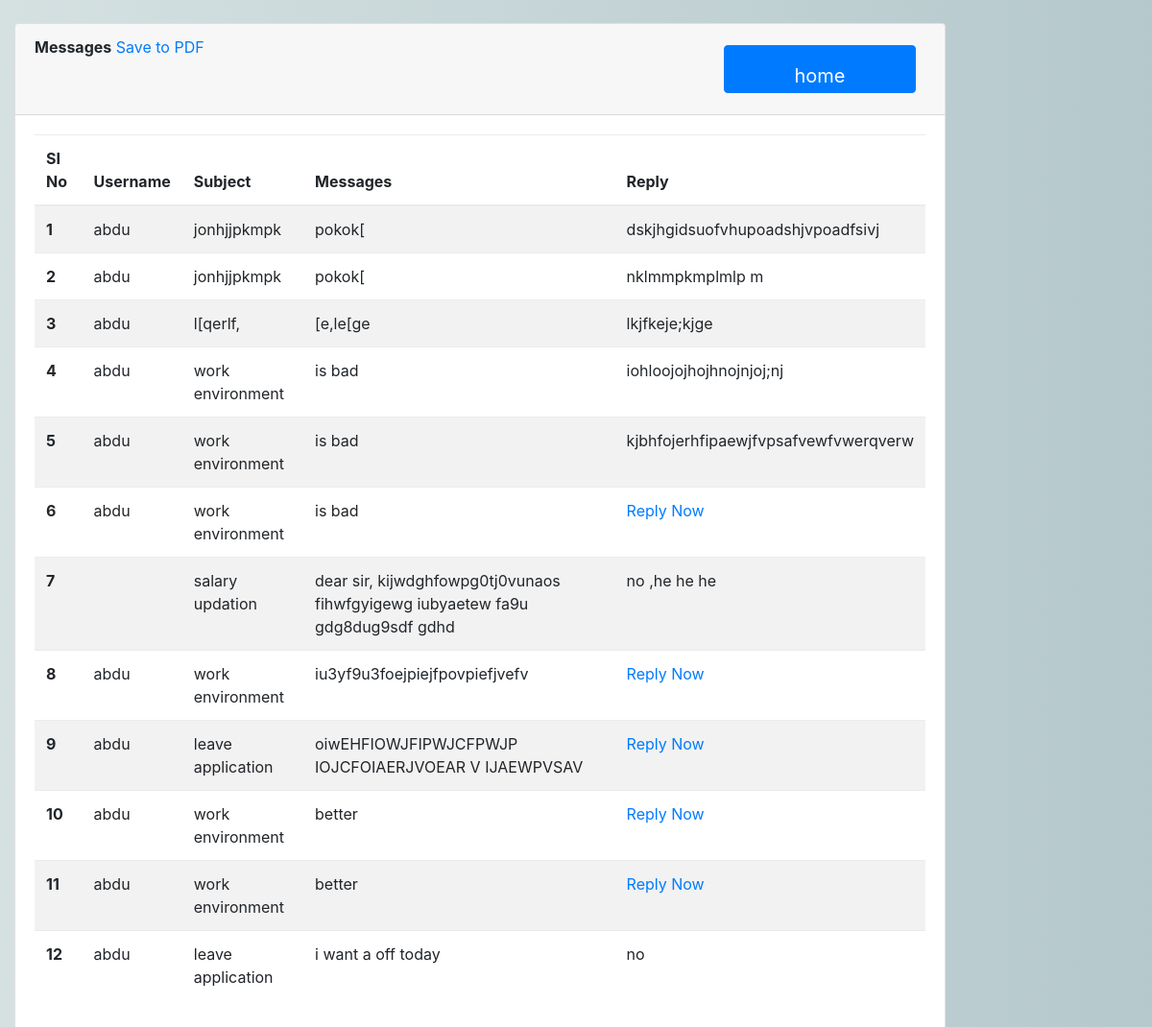
/Content_admin, run on an earlier commit of the app's database.
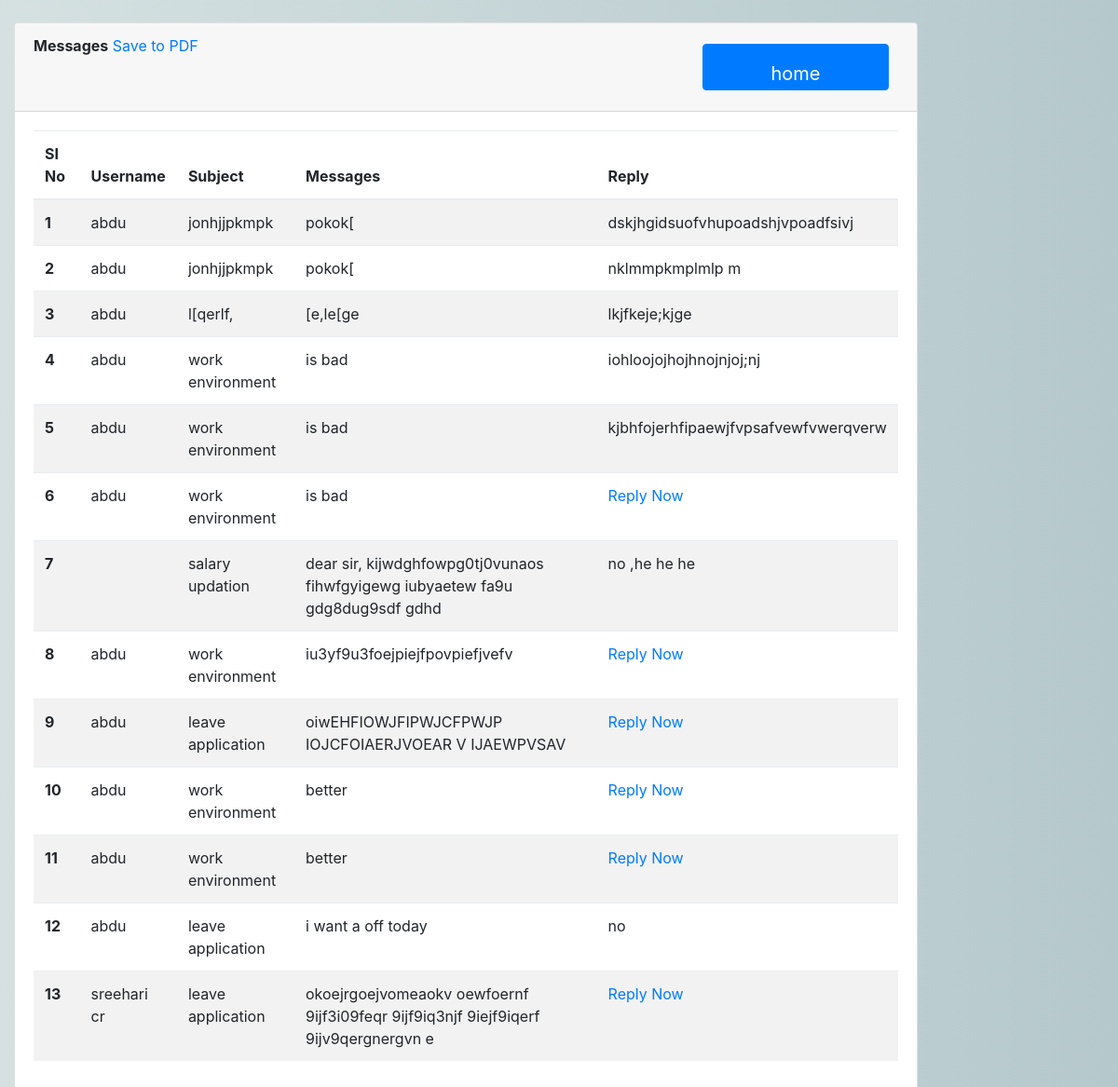
And on a later commit of the database.
### app/models.py (models this page shows, shortened)
class Content(models.Model):
    user= models.ForeignKey(Login, on_delete=models.DO_NOTHING)
    subject = models.CharField(max_length=200)
    content = models.TextField()
    reply = models.TextField(null=True, blank=True)

class Login(AbstractUser):
	is_user=models.BooleanField(default=False)
	email=models.EmailField(max_length=255,unique=True)
	USERNAME_FIELD ='email'
	REQUIRED_FIELDS = ['username']

class Employee(models.Model):
	user = models.OneToOneField(Login, on_delete=models.CASCADE, related_name='user')
	id = models.CharField(primary_key=True, max_length=10)
	name=models.CharField(max_length=50)
	contact_number = models.CharField(max_length=50)
	date_of_birth = models.CharField(max_length=50)
	date_of_joining = models.CharField(max_length=50)
	department = models.CharField(max_length=50)
	designation = models.CharField(max_length=50)
	gender = models.CharField(max_length=50, choices=sex_choice)
	team = models.CharField(max_length=50)
	def __str__(self):
		return self.name

### app/views.py (the view)
# urls.py: path('Content_admin',views.Content_admin,name='Content_admin'),
def Content_admin(request):
    n = Content.objects.all()
    return render(request, 'admintemp/content.html', {'Content': n})

### app/templates/admintemp/content.html (shortened to what this page needs)
{% extends 'base.html' %}
{% block content %}
<div class="col-lg-10">
    <div class="card">
        <div class="card-header">
            <strong class="card-title"> Messages</strong>
            <a href="{% url 'generate_pdf3' %}">Save to PDF</a>
            <a class="btn btn-primary"  href="{% url 'index' %}" style="font-size: 20px; margin-bottom: 10px;float:right">home</a>
        </div>
        <div class="card-body">
            <table class="table table-striped">
                <thead>
                <tr>
                    <th scope="col">SI No</th>
                    <th scope="col">Username</th>
                    <th scope="col">Subject</th>
                    <th scope="col">Messages</th>
                    <th scope="col">Reply</th>
                </tr>
                </thead>
                <tbody>
                {% for n in Content %}
                <tr>
                    <th scope="row">{{forloop.counter}}</th>
                    <td>{{n.user.user}}</td>
                    <td>{{n.subject}}</td>
                    <td>{{n.content}}</td>
                    <td>
                        {% if n.reply == None %}
                        <a href="{% url 'reply_Content' n.id %}">Reply Now</a>
                        {% else %}
                        {{n.reply}}
                        {% endif %}
                    </td>
                </tr>
                {% endfor %}
                </tbody>
            </table>
        </div>
    </div>
</div>
{% endblock %}

What changed in the data, as far as the page shows it:
added Content: user.user "sreehari cr", subject "leave application", content "okoejrgoejvomeaokv oewfoernf 9ijf3i09feqr 9ijf9iq3njf 9iejf9iqerf 9ijv9qergnergvn e", shows "Reply Now"
